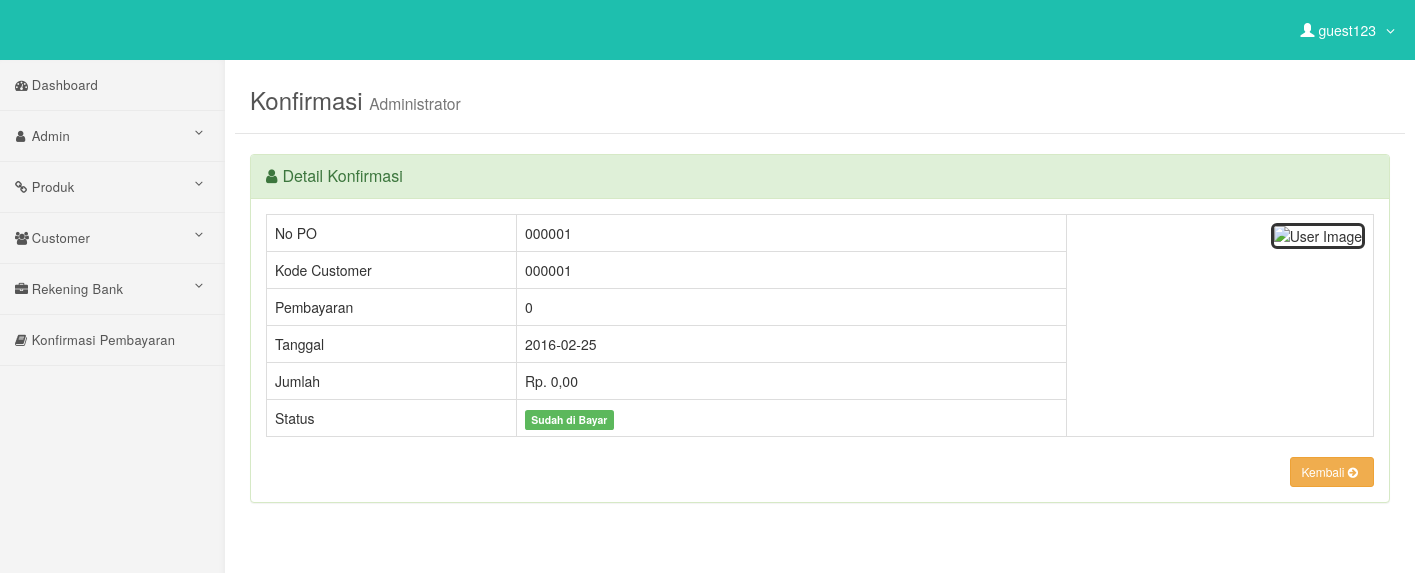
Page /admin/detail-konfirmasi.php?hal=detail&kd=4 (signed in) on the committed database.
### tables this page shows
CREATE TABLE `konfirmasi` (
  `id_kon` int(6) NOT NULL,
  `nopo` varchar(10) NOT NULL,
  `kd_cus` varchar(15) NOT NULL,
  `bayar_via` varchar(20) NOT NULL,
  `tanggal` date NOT NULL,
  `jumlah` int(10) NOT NULL,
  `bukti_transfer` varchar(50) NOT NULL,
  `status` enum('Bayar','Belum') NOT NULL
);

### admin/detail-konfirmasi.php (the view)
<?php include('header.php'); ?>
    <div id="page-wrapper">
        <div class="content-header">
            <div class="container">
                <h3>Konfirmasi <small>Administrator</small></h3>
            </div>
        </div>
        <div class="container-fluid">
            <div class="row">
               <?php
                    $query = mysqli_query($koneksi, "SELECT * FROM konfirmasi WHERE id_kon='$_GET[kd]'");
                    $data  = mysqli_fetch_array($query);
                    ?>
                <div class="col-md-12">
                    <div class="panel panel-success">
                        <div class="panel-heading">
                            <div class="panel-title"><i class="fa fa-user"></i>Detail Konfirmasi</div>
                        </div>
                        <div class="panel-body">
                            <div class="form-panel">
                              <table id="example" class="table table-hover table-bordered">
                              <tr>
                              <td>No PO</td>
                              <td><?php echo $data['nopo']; ?></td>
                              <td rowspan="9"><div class="pull-right image">
                                      <img src="<?php echo $data['bukti_transfer']; ?>" class="img-rounded" height="300" width="250" alt="User Image" style="border: 3px solid #333333;" />
                                  </div></td>
                              </tr>
                              <tr>
                              <td width="250">Kode Customer</td>
                              <td width="550"><?php echo $data['kd_cus']; ?></td>
                              </tr>
                              <tr>
                              <td>Pembayaran</td>
                              <td><?php echo $data['bayar_via']; ?></td>
                              </tr>
                              <tr>
                              <td>Tanggal</td>
                              <td><?php echo $data['tanggal']; ?></td>
                              </tr>
                              <tr>
                              <td>Jumlah</td>
                              <td>Rp. <?php echo number_format($data['jumlah'],2,",",".");?></td>
                              </tr>
                              <tr>
                              <td>Status</td>
                              <td><?php
                                      if($data['status'] == 'Bayar'){
                          echo '<span class="label label-success">Sudah di Bayar</span>';
                        }
                                      else if ($data['status'] == 'Belum' ){
                          echo '<span class="label label-danger">Belum di Bayar</span>';
                        }
                              ?></td>
                              </tr>
                             </table>
                              <div class="text-right">
                             <a href="konfirmasi.php" class="btn btn-sm btn-warning">Kembali <i class="fa fa-arrow-circle-right"></i></a>
                          </div>
                        </div>
                    </div>
                </div>
            </div>
        </div>
    </div>
<?php include('footer.php'); ?>

### admin/header.php (style rules this page uses)
body { overflow-x: hidden; }
.fa { padding-right: 5px; }
.content-header { background: #fff; border-bottom: 1px solid rgba(0, 0, 0, 0.1); padding: 15px 0; margin-bottom: 20px; }
.content-header h3 { margin: 0px; color: #555; font-weight: 400; margin-bottom: 5px !important; }
@media (min-width:768px) { body { margin-top: 50px; } }
#page-wrapper { width: 100%; padding: 0; background-color: #fff; }
@media (min-width:768px) { #page-wrapper { padding: 22px 10px; } }

### rows in the picture
konfirmasi: nopo "000001", kd_cus "000001", bayar_via "0", tanggal "2016-02-25", jumlah "0,00"

### other values in the picture
$_SESSION['fullname'] "guest123"
